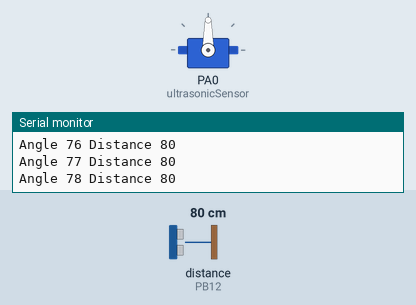
Recording of a program running on a simulated STM32 Blue Pill. Shown: servo, the last lines printed to the serial monitor. Wiring (inferred from the names in the program): ultrasonic range finder: trigger PB13; echo PB12. Inputs (shaded band) come from the test bench; at power-on: distance to the obstacle (sensor on PB12) 80 cm. The echo pulse lasts 58.3 µs per cm.

Above: at 1.2 s.
1.3 s: distance to the obstacle (sensor on PB12) set to 2 cm
At 2.47 s:
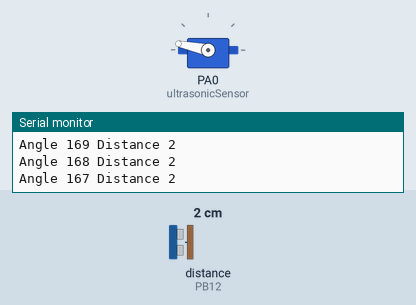
4.3 s: distance to the obstacle (sensor on PB12) set to 18 cm
At 4.3 s:
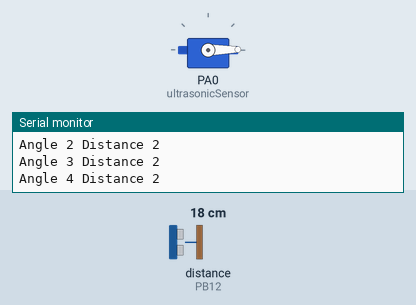
7.3 s: distance to the obstacle (sensor on PB12) set to 2 cm
At 7.71 s:
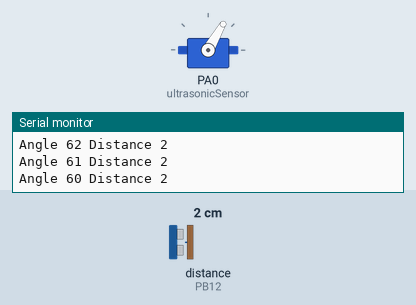
10.3 s: distance to the obstacle (sensor on PB12) set to 120 cm
Timing chart, 0 to 14.3 s (numbered marks = the images above; inputs shaded):
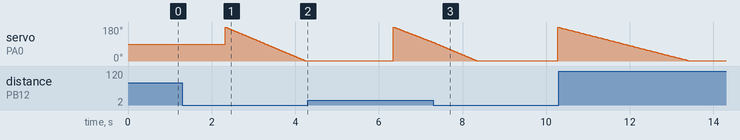

The program:

main.cpp
```cpp
#include <Arduino.h>
#include <Servo.h>

constexpr uint8_t echoPin{PB12};
constexpr uint8_t trigPin{PB13};

uint16_t checkDistance()
{
    uint32_t time;
    digitalWrite(trigPin, LOW);
    delayMicroseconds(2);
    digitalWrite(trigPin, HIGH);
    delayMicroseconds(10);
    digitalWrite(trigPin, LOW);

    time = pulseIn(echoPin, HIGH, 1000000); //dla 350cm pomiar trwa 22ms
    return time / 58;
}

Servo ultrasonicSensor;

void setup() {
  // put your setup code here, to run once:
  Serial.begin(115200);
  ultrasonicSensor.attach(PA0);
  pinMode(trigPin, OUTPUT);
  pinMode(echoPin, INPUT);
}
int16_t pos{0};
void loop() {

for (pos = 0; pos < 180; ++pos)
{ // goes from 0 degrees to 180 degrees
    // in steps of 1 degree
    // int startTime = millis();
    // checkDistance();
    // int stopTime = millis();
    // Serial.println(stopTime - startTime);
    String data = F("Angle ");
    data += String(pos, DEC);
    data += F(" Distance ");
    data += String(checkDistance(), DEC);
    Serial.println(data);
    delay(10);                       // waits 15ms for the servo to reach the position
}

for (pos = 180; pos > 0; --pos)
{ // goes from 180 degrees to 0 degrees
    // int startTime = millis();
    // checkDistance();
    // int stopTime = millis();
    ultrasonicSensor.write(pos);              // tell servo to go to position in variable 'pos'
    String data = F("Angle ");
    data += String(pos, DEC);
    data += F(" Distance ");
    data += String(checkDistance(), DEC);
    Serial.println(data);
    delay(10);                       // waits 15ms for the servo to reach the position
  }
}
```
